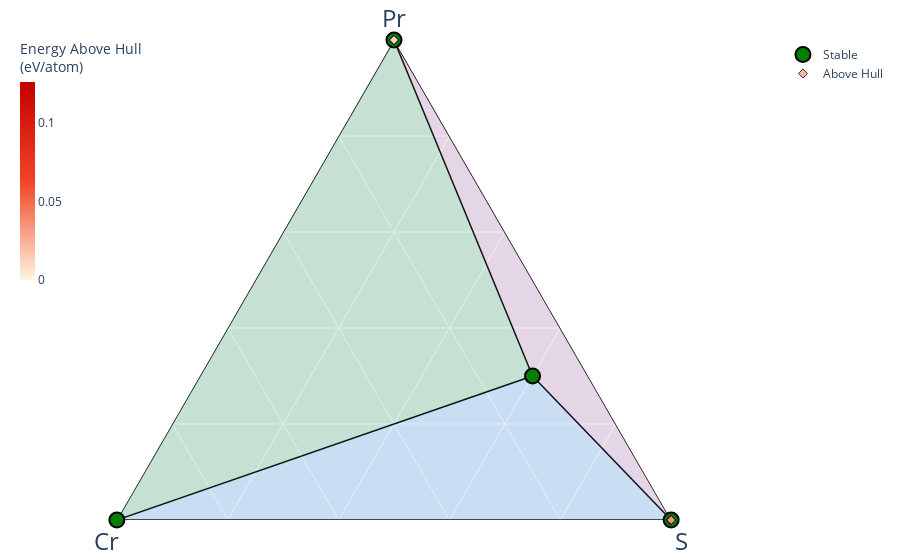

The code cell stored with this chart in its notebook:
### Code cell
chemsys = Composition(formula).elements                 # Get a list of Element objects from the formula
parts = [str(el) for el in chemsys]                     # Convert elements to strings (e.g. ["Cu", "Fe", "S"])
single = "-".join(parts) + "-"                          # Construct a chemical system string like "Cu-Fe-S-"
print(f"Chemical system: {single[:-1]}")                # Print the chemical system (remove trailing dash)

# 2. Connect and fetch only experimentally observed entries for the system
with MPRester(API_KEY) as mpr:                          # Connect to Materials Project with API key
    # Search for entries in the chemical system
    # 'theoretical = True' means it’s a predicted structure, not observed experimentally
    docs = mpr.materials.summary.search(
        chemsys=[single[:-1]] + [s for s in parts],     # Search full system and individual elements
        fields=["material_id", "theoretical"]           # Only retrieve ID and theoretical flag
    )

ids = [d.material_id for d in docs]                     # Extract the material IDs from the results

# 3. Download full entry data for those IDs
with MPRester(API_KEY) as mpr:                          # Reconnect to fetch full entry data
    exp_entries = mpr.get_entries(ids)                  # Get full entries for phase diagram construction

# 4. Build and show the phase diagram
pd_exp = PhaseDiagram(exp_entries)                      # Create a phase diagram from the entries
plotter = PDPlotter(pd_exp)                             # Initialize the plotting tool
plotter.show()                                          # Display the phase diagram

### Figure 1 — Plotly figure (JSON) as saved in the notebook; plotly's stock layout.template omitted (floating-point values rounded to 4 significant figures)
{"data": [{"a": [12, 0, null, 0, 0, null, 12, 6, null, 0, 6, null, 12, 0, null, 0, 6, null], "b": [4, 0, null, 0, 2, null, 4, 0, null, 2, 0, null, 4, 2, null, 0, 0, null], "c": [24, 32, null, 32, 0, null, 24, 0, null, 0, 0, null, 24, 0, null, 32, 0, null], "hoverinfo": "none", "line": {"color": "black", "width": 1.5}, "mode": "lines", "showlegend": false, "type": "scatterternary"}, {"a": [0, 12, 0], "b": [2, 4, 0], "c": [0, 24, 32], "fill": "toself", "fillcolor": "#2E91E5", "hovertemplate": "<extra></extra>", "line": {"width": 0}, "mode": "lines", "name": "Cr—Pr<sub>3</sub>CrS<sub>6</sub>—S", "opacity": 0.15, "showlegend": false, "type": "scatterternary"}, {"a": [6, 12, 0], "b": [0, 4, 0], "c": [0, 24, 32], "fill": "toself", "fillcolor": "#E15F99", "hovertemplate": "<extra></extra>", "line": {"width": 0}, "mode": "lines", "name": "Pr—Pr<sub>3</sub>CrS<sub>6</sub>—S", "opacity": 0.15, "showlegend": false, "type": "scatterternary"}, {"a": [0, 6, 12], "b": [2, 0, 4], "c": [0, 0, 24], "fill": "toself", "fillcolor": "#1CA71C", "hovertemplate": "<extra></extra>", "line": {"width": 0}, "mode": "lines", "name": "Cr—Pr—Pr<sub>3</sub>CrS<sub>6</sub>", "opacity": 0.15, "showlegend": false, "type": "scatterternary"}, {"a": [12, 0, 0, 6], "b": [4, 0, 2, 0], "c": [24, 32, 0, 0], "cliponaxis": false, "hoverinfo": "text", "hoverlabel": {"font": {"size": 14}}, "hovertext": ["Pr<sub>3</sub>CrS<sub>6</sub> (mp-1209952-r2SCAN) <br>  Formation energy: -2.025 eV/atom <br>  (Stable)<br><br> Pr: 0.3<br> Cr: 0.1<br> S: 0.6", "S (mp-77-r2SCAN) <br>  Formation energy: 0.0 eV/atom <br>  (Stable)<br><br> Pr: 0.0<br> Cr: 0.0<br> S: 1.0", "Cr (mp-90-r2SCAN) <br>  Formation energy: 0.0 eV/atom <br>  (Stable)<br><br> Pr: 0.0<br> Cr: 1.0<br> S: 0.0", "Pr (mp-97-r2SCAN) <br>  Formation energy: 0.0 eV/atom <br>  (Stable)<br><br> Pr: 1.0<br> Cr: 0.0<br> S: 0.0"], "marker": {"color": "green", "line": {"color": "black", "width": 2}, "size": 15, "symbol": "circle"}, "mode": "markers", "name": "Stable", "showlegend": true, "type": "scatterternary"}, {"a": [0, 0, 0, 0, 0, 0, 0, 0, 0, 0, 0, 0, 0, 0, 0, 0, 0, 0, 0, 0, 1, 1, 1, 3, 2, 2, 2, 3, 4, 6], "b": [0, 0, 0, 0, 0, 0, 0, 0, 0, 0, 0, 0, 0, 0, 0, 0, 0, 0, 0, 0, 0, 0, 0, 0, 0, 0, 0, 0, 0, 0], "c": [88, 28, 104, 32, 20, 36, 28, 48, 24, 80, 80, 80, 9, 72, 72, 32, 6, 56, 32, 8, 0, 0, 0, 0, 0, 0, 0, 0, 0, 0], "cliponaxis": false, "hoverinfo": "text", "hoverlabel": {"font": {"size": 14}}, "hovertext": ["S (mp-561370-r2SCAN) <br>  Formation energy: 0.028 eV/atom <br>  Energy Above Hull: (+0.028 eV/atom)<br><br> Pr: 0.0<br> Cr: 0.0<br> S: 1.0", "S (mp-561513-r2SCAN) <br>  Formation energy: 0.019 eV/atom <br>  Energy Above Hull: (+0.019 eV/atom)<br><br> Pr: 0.0<br> Cr: 0.0<br> S: 1.0", "S (mp-583072-r2SCAN) <br>  Formation energy: 0.026 eV/atom <br>  Energy Above Hull: (+0.026 eV/atom)<br><br> Pr: 0.0<br> Cr: 0.0<br> S: 1.0", "S (mp-666931-GGA) <br>  Formation energy: 0.021 eV/atom <br>  Energy Above Hull: (+0.021 eV/atom)<br><br> Pr: 0.0<br> Cr: 0.0<br> S: 1.0", "S (mp-557376-r2SCAN) <br>  Formation energy: 0.027 eV/atom <br>  Energy Above Hull: (+0.027 eV/atom)<br><br> Pr: 0.0<br> Cr: 0.0<br> S: 1.0", "S (mp-557488-r2SCAN) <br>  Formation energy: 0.012 eV/atom <br>  Energy Above Hull: (+0.012 eV/atom)<br><br> Pr: 0.0<br> Cr: 0.0<br> S: 1.0", "S (mp-557559-r2SCAN) <br>  Formation energy: 0.03 eV/atom <br>  Energy Above Hull: (+0.03 eV/atom)<br><br> Pr: 0.0<br> Cr: 0.0<br> S: 1.0", "S (mp-557869-r2SCAN) <br>  Formation energy: 0.0 eV/atom <br>  Energy Above Hull: (+0.0 eV/atom)<br><br> Pr: 0.0<br> Cr: 0.0<br> S: 1.0", "S (mp-558014-r2SCAN) <br>  Formation energy: 0.01 eV/atom <br>  Energy Above Hull: (+0.01 eV/atom)<br><br> Pr: 0.0<br> Cr: 0.0<br> S: 1.0", "S (mp-558964-r2SCAN) <br>  Formation energy: 0.014 eV/atom <br>  Energy Above Hull: (+0.014 eV/atom)<br><br> Pr: 0.0<br> Cr: 0.0<br> S: 1.0", "S (mp-1196831-GGA) <br>  Formation energy: 0.011 eV/atom <br>  Energy Above Hull: (+0.011 eV/atom)<br><br> Pr: 0.0<br> Cr: 0.0<br> S: 1.0", "S (mp-1977409-r2SCAN) <br>  Formation energy: 0.006 eV/atom <br>  Energy Above Hull: (+0.006 eV/atom)<br><br> Pr: 0.0<br> Cr: 0.0<br> S: 1.0", "S (mp-555760-r2SCAN) <br>  Formation energy: 0.029 eV/atom <br>  Energy Above Hull: (+0.029 eV/atom)<br><br> Pr: 0.0<br> Cr: 0.0<br> S: 1.0", "S (mp-555915-r2SCAN) <br>  Formation energy: 0.014 eV/atom <br>  Energy Above Hull: (+0.014 eV/atom)<br><br> Pr: 0.0<br> Cr: 0.0<br> S: 1.0", "S (mp-556269-r2SCAN) <br>  Formation energy: 0.031 eV/atom <br>  Energy Above Hull: (+0.031 eV/atom)<br><br> Pr: 0.0<br> Cr: 0.0<br> S: 1.0", "S (mp-557031-r2SCAN) <br>  Formation energy: 0.034 eV/atom <br>  Energy Above Hull: (+0.034 eV/atom)<br><br> Pr: 0.0<br> Cr: 0.0<br> S: 1.0", "S (mp-7-r2SCAN) <br>  Formation energy: 0.051 eV/atom <br>  Energy Above Hull: (+0.051 eV/atom)<br><br> Pr: 0.0<br> Cr: 0.0<br> S: 1.0", "S (mp-83-r2SCAN) <br>  Formation energy: 0.029 eV/atom <br>  Energy Above Hull: (+0.029 eV/atom)<br><br> Pr: 0.0<br> Cr: 0.0<br> S: 1.0", "S (mp-96-r2SCAN) <br>  Formation energy: 0.001 eV/atom <br>  Energy Above Hull: (+0.001 eV/atom)<br><br> Pr: 0.0<br> Cr: 0.0<br> S: 1.0", "S (mp-994911-r2SCAN) <br>  Formation energy: 0.042 eV/atom <br>  Energy Above Hull: (+0.042 eV/atom)<br><br> Pr: 0.0<br> Cr: 0.0<br> S: 1.0", "Pr (mp-568938-r2SCAN) <br>  Formation energy: 0.112 eV/atom <br>  Energy Above Hull: (+0.112 eV/atom)<br><br> Pr: 1.0<br> Cr: 0.0<br> S: 0.0", "Pr (mp-63-r2SCAN) <br>  Formation energy: 0.126 eV/atom <br>  Energy Above Hull: (+0.126 eV/atom)<br><br> Pr: 1.0<br> Cr: 0.0<br> S: 0.0", "Pr (mp-97-GGA) <br>  Formation energy: 0.008 eV/atom <br>  Energy Above Hull: (+0.008 eV/atom)<br><br> Pr: 1.0<br> Cr: 0.0<br> S: 0.0", "Pr (mp-981544-r2SCAN) <br>  Formation energy: 0.023 eV/atom <br>  Energy Above Hull: (+0.023 eV/atom)<br><br> Pr: 1.0<br> Cr: 0.0<br> S: 0.0", "Pr (mp-1009594-r2SCAN) <br>  Formation energy: 0.047 eV/atom <br>  Energy Above Hull: (+0.047 eV/atom)<br><br> Pr: 1.0<br> Cr: 0.0<br> S: 0.0", "Pr (mp-1059256-r2SCAN) <br>  Formation energy: 0.046 eV/atom <br>  Energy Above Hull: (+0.046 eV/atom)<br><br> Pr: 1.0<br> Cr: 0.0<br> S: 0.0", "Pr (mp-1059528-GGA) <br>  Formation energy: 0.01 eV/atom <br>  Energy Above Hull: (+0.01 eV/atom)<br><br> Pr: 1.0<br> Cr: 0.0<br> S: 0.0", "Pr (mp-1179917-r2SCAN) <br>  Formation energy: 0.035 eV/atom <br>  Energy Above Hull: (+0.035 eV/atom)<br><br> Pr: 1.0<br> Cr: 0.0<br> S: 0.0", "Pr (mp-38-r2SCAN) <br>  Formation energy: 0.015 eV/atom <br>  Energy Above Hull: (+0.015 eV/atom)<br><br> Pr: 1.0<br> Cr: 0.0<br> S: 0.0", "Pr (mp-567630-GGA) <br>  Formation energy: 0.008 eV/atom <br>  Energy Above Hull: (+0.008 eV/atom)<br><br> Pr: 1.0<br> Cr: 0.0<br> S: 0.0"], "marker": {"color": [0.028, 0.019, 0.026, 0.021, 0.027, 0.012, 0.03, 0, 0.01, 0.014, 0.011, 0.006, 0.029, 0.014, 0.031, 0.034, 0.051, 0.029, 0.001, 0.042, 0.112, 0.126, 0.008, 0.023, 0.047, 0.046, 0.01, 0.035, 0.015, 0.008], "colorbar": {"len": 0.5, "thickness": 0.02, "thicknessmode": "fraction", "title": {"text": "Energy Above Hull<br>(eV/atom)"}, "x": 0, "xpad": 0, "y": 1, "yanchor": "top", "ypad": 0}, "colorscale": [[0, "#fff5e3"], [0.5, "#f24324"], [1, "#c40000"]], "line": {"color": "black", "width": 1}, "opacity": 0.8, "size": 7, "symbol": "diamond"}, "mode": "markers", "name": "Above Hull", "showlegend": true, "type": "scatterternary"}], "layout": {"autosize": true, "coloraxis": {"colorbar": {"x": 1, "y": 0.05, "yanchor": "top"}}, "margin": {"b": 40, "l": 20, "r": 20, "t": 40}, "paper_bgcolor": "rgba(0,0,0,0)", "plot_bgcolor": "rgba(0,0,0,0)", "showlegend": true, "ternary": {"aaxis": {"layer": "below traces", "showgrid": true, "showticklabels": true, "tickfont": {"color": "rgba(0,0,0,0)", "size": 7}, "title": {"font": {"size": 24}, "text": "Pr"}}, "baxis": {"layer": "below traces", "min": 0, "showgrid": true, "showticklabels": true, "tickfont": {"color": "rgba(0,0,0,0)", "size": 7}, "title": {"font": {"size": 24}, "text": "Cr"}}, "caxis": {"layer": "below traces", "min": 0, "showgrid": true, "showticklabels": true, "tickfont": {"color": "rgba(0,0,0,0)", "size": 7}, "title": {"font": {"size": 24}, "text": "S"}}, "sum": 1}}}
